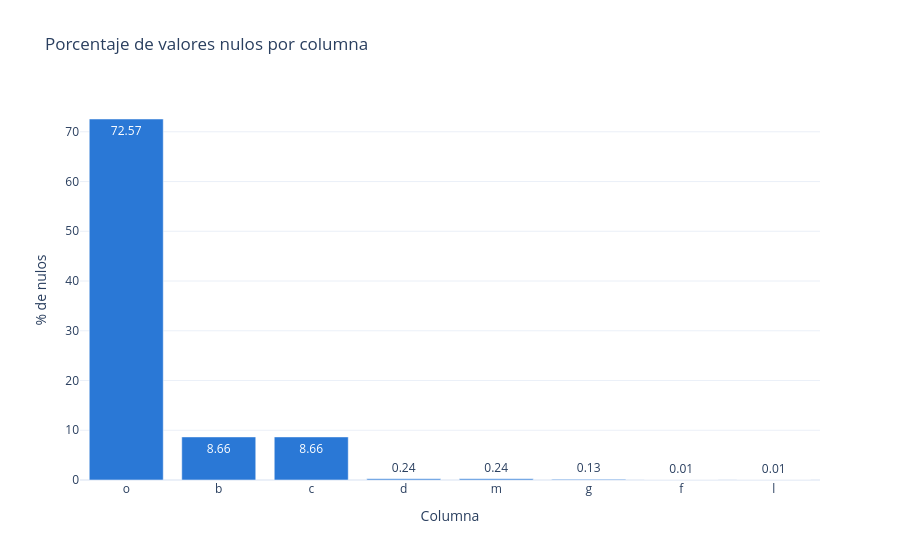

The cell this chart's notebook holds for it:
### Code cell
# Porcentaje de nulos por columna
fig = px.bar(
    nulos[nulos['nulos'] > 0].sort_values('porcentaje', ascending=False),
    y='porcentaje',
    text='porcentaje',
    color_discrete_sequence=[COLOR_PRINCIPAL],
    labels={'index': 'Columna', 'porcentaje': '% de nulos'},
    title='Porcentaje de valores nulos por columna',
)
fig.show()

### Figure 1 — Plotly figure (JSON) as saved in the notebook; plotly's stock layout.template omitted (floating-point values rounded to 4 significant figures)
{"data": [{"hovertemplate": "Columna=%{x}<br>% de nulos=%{text}<extra></extra>", "legendgroup": "", "marker": {"color": "#2a78d6", "pattern": {"shape": ""}}, "name": "", "orientation": "v", "showlegend": false, "text": [72.57, 8.66, 8.66, 0.24, 0.24, 0.13, 0.01, 0.01], "textposition": "auto", "type": "bar", "x": ["o", "b", "c", "d", "m", "g", "f", "l"], "xaxis": "x", "y": [72.57, 8.66, 8.66, 0.24, 0.24, 0.13, 0.01, 0.01], "yaxis": "y"}], "layout": {"barmode": "relative", "legend": {"tracegroupgap": 0}, "title": {"text": "Porcentaje de valores nulos por columna"}, "xaxis": {"anchor": "y", "domain": [0, 1], "title": {"text": "Columna"}}, "yaxis": {"anchor": "x", "domain": [0, 1], "title": {"text": "% de nulos"}}}}
